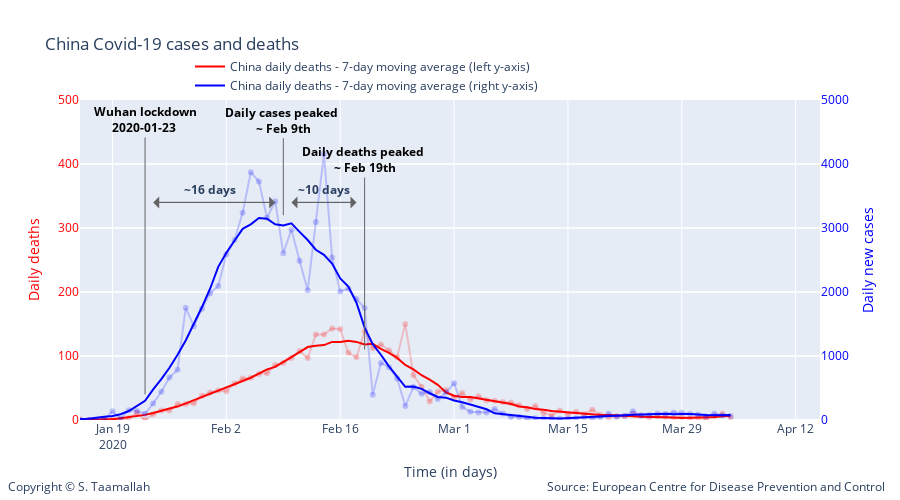

Source (notebook cell):
### Code cell
degree = 5

smooth_china_deaths = smoothTriangle(df_china['deaths'],degree)
smooth_china_cases = smoothTriangle(df_china['cases'],degree)

smooth_china_deaths_9day = smooth_9day(df_china['deaths'])
smooth_china_cases_9day = smooth_9day(df_china['cases'])



# Add traces
trace1 = go.Scatter(
        x=df_china.index, 
        y=df_china['deaths'],
        mode='lines + markers',
        name='China daily deaths (left y-axis)',
        line_color='rgba(256, 0, 0, .2)',
        showlegend=False,
)

trace11 = go.Scatter(
        x=df_china.index, 
        y=smooth_china_deaths_9day,
        mode='lines',
        name='China daily deaths - 7-day moving average (left y-axis)',
        line_color='rgba(256, 0, 0, 1)',
)


trace2 = go.Scatter(
        x=df_china.index, 
        y=df_china['cases'],
        mode='lines + markers',
        name='China daily deaths (right y-axis)',
        line_color='rgba(0, 0, 256, .2)',
        showlegend=False,
        yaxis='y2'
)

trace22 = go.Scatter(
        x=df_china.index, 
        y=smooth_china_cases_9day,
        mode='lines',
        name='China daily deaths - 7-day moving average (right y-axis)',
        line_color='rgba(0, 0, 256, 1)',
        yaxis='y2'
)

data = [trace1, trace11, trace2, trace22]

layout = go.Layout(
    title='China Covid-19 cases and deaths',
    legend=dict(x=.4, y=1.15, orientation="h"), 
    width=900,
    height=500,
    
    # Top left
    xaxis=dict(
        title='Time (in days)',
        range=['2020-01-15', '2020-04-15'],
    ),
    yaxis=dict(
        title='Daily deaths',
        #type='log',
        range=[0,500],
        color="red",
        anchor='x'
    ),
    yaxis2=dict(
        title = 'Daily new cases',
        color='rgba(0, 0, 256, 1)',
        #type='log',
        range=[0,5000],
        overlaying='y',
        side='right'
    ),
    
       annotations=[
        dict(
            x=1.09,
            y=-0.24,
            showarrow=False,
            text='Source: European Centre for Disease Prevention and Control',
            xref='paper',
            yref='paper'
        ),
        
        dict(
            x=-0.1,
            y=-0.24,
            showarrow=False,
            text='Copyright © S. Taamallah ',
            xref='paper',
            yref='paper'
        )
    ],
    
)



fig = go.Figure(data=data, layout=layout)

fig.add_annotation(
            x='2020-01-23',
            y=40,
            xref="x",
            yref="y",
            text="<b> Wuhan lockdown <br> 2020-01-23  </b>",
            showarrow=True,
            font=dict(
            #family="Courier New, monospace",
            size=12,
            color="black",
            ),
        align="center",
        arrowhead=0,
        arrowsize=1,
        arrowwidth=1,
        arrowcolor="#636363",
        ax=0,
        ay=-275,
)




fig.add_annotation(
            x='2020-02-09',
            y=320,
            text="<b>Daily cases peaked <br> ~ Feb 9th </b>",
            showarrow=True,
            font=dict(
            #family="Courier New, monospace",
            size=12,
            color="black",
            ),
        align="center",
        arrowhead=0,
        arrowsize=1,
        arrowwidth=1,
        arrowcolor="#636363",
        ax=0,
        ay=-95,
)


fig.add_annotation(
            x='2020-02-19',
            y=110,
            text="<b>Daily deaths peaked <br> ~ Feb 19th </b>",
            showarrow=True,
            font=dict(
            #family="Courier New, monospace",
            size=12,
            color="black",
            ),
        align="center",
        arrowhead=0,
        arrowsize=1,
        arrowwidth=1,
        arrowcolor="#636363",
        ax=0,
        ay=-190,
)

fig.add_annotation(
            x='2020-02-10',
            y=340,
            text="",
            showarrow=True,
            font=dict(
            #family="Courier New, monospace",
            size=12,
            color="black",
            ),
        align="center",
        arrowhead=1,
        arrowsize=2,
        arrowwidth=1,
        arrowcolor="#636363",
        ax=65,
        ay=0,
)

fig.add_annotation(
            x='2020-02-18',
            y=340,
            text="",
            showarrow=True,
            font=dict(
            #family="Courier New, monospace",
            size=12,
            color="black",
            ),
        align="center",
        arrowhead=1,
        arrowsize=2,
        arrowwidth=1,
        arrowcolor="#636363",
        ax=-65,
        ay=0,
)

fig.add_annotation(
            x='2020-02-14',
            y=360,
            text="<b> ~10 days </b>",
            showarrow=False,
)

fig.add_annotation(
            x='2020-01-24',
            y=340,
            text="",
            showarrow=True,
            font=dict(
            #family="Courier New, monospace",
            size=12,
            color="black",
            ),
        align="center",
        arrowhead=1,
        arrowsize=2,
        arrowwidth=1,
        arrowcolor="#636363",
        ax=120,
        ay=0,
)

fig.add_annotation(
            x='2020-02-08',
            y=340,
            text="",
            showarrow=True,
            font=dict(
            #family="Courier New, monospace",
            size=12,
            color="black",
            ),
        align="center",
        arrowhead=1,
        arrowsize=2,
        arrowwidth=1,
        arrowcolor="#636363",
        ax=-120,
        ay=0,
)


fig.add_annotation(
            x='2020-01-31',
            y=360,
            text="<b> ~16 days </b>",
            showarrow=False,
)

fig.show()

from plotly.offline import plot
plot(fig, filename="STaamallah_covid19_analysis_chart_2_20200404.html", auto_open = False)

### Figure 1 — Plotly figure (JSON) as saved in the notebook; plotly's stock layout.template omitted (floating-point values rounded to 4 significant figures)
{"data": [{"line": {"color": "rgba(256, 0, 0, .2)"}, "mode": "lines+markers", "name": "China daily deaths (left y-axis)", "showlegend": false, "type": "scatter", "x": ["2020-04-04T00:00:00", "2020-04-03T00:00:00", "2020-04-02T00:00:00", "2020-04-01T00:00:00", "2020-03-31T00:00:00", "2020-03-30T00:00:00", "2020-03-29T00:00:00", "2020-03-28T00:00:00", "2020-03-27T00:00:00", "2020-03-26T00:00:00", "2020-03-25T00:00:00", "2020-03-24T00:00:00", "2020-03-23T00:00:00", "2020-03-22T00:00:00", "2020-03-21T00:00:00", "2020-03-20T00:00:00", "2020-03-19T00:00:00", "2020-03-18T00:00:00", "2020-03-17T00:00:00", "2020-03-16T00:00:00", "2020-03-15T00:00:00", "2020-03-14T00:00:00", "2020-03-13T00:00:00", "2020-03-12T00:00:00", "2020-03-11T00:00:00", "2020-03-10T00:00:00", "2020-03-09T00:00:00", "2020-03-08T00:00:00", "2020-03-07T00:00:00", "2020-03-06T00:00:00", "2020-03-05T00:00:00", "2020-03-04T00:00:00", "2020-03-03T00:00:00", "2020-03-02T00:00:00", "2020-03-01T00:00:00", "2020-02-29T00:00:00", "2020-02-28T00:00:00", "2020-02-27T00:00:00", "2020-02-26T00:00:00", "2020-02-25T00:00:00", "2020-02-24T00:00:00", "2020-02-23T00:00:00", "2020-02-22T00:00:00", "2020-02-21T00:00:00", "2020-02-20T00:00:00", "2020-02-19T00:00:00", "2020-02-18T00:00:00", "2020-02-17T00:00:00", "2020-02-16T00:00:00", "2020-02-15T00:00:00", "2020-02-14T00:00:00", "2020-02-13T00:00:00", "2020-02-12T00:00:00", "2020-02-11T00:00:00", "2020-02-10T00:00:00", "2020-02-09T00:00:00", "2020-02-08T00:00:00", "2020-02-07T00:00:00", "2020-02-06T00:00:00", "2020-02-05T00:00:00", "2020-02-04T00:00:00", "2020-02-03T00:00:00", "2020-02-02T00:00:00", "2020-02-01T00:00:00", "2020-01-31T00:00:00", "2020-01-30T00:00:00", "2020-01-29T00:00:00", "2020-01-28T00:00:00", "2020-01-27T00:00:00", "2020-01-26T00:00:00", "2020-01-25T00:00:00", "2020-01-24T00:00:00", "2020-01-23T00:00:00", "2020-01-22T00:00:00", "2020-01-21T00:00:00", "2020-01-20T00:00:00", "2020-01-19T00:00:00", "2020-01-18T00:00:00", "2020-01-17T00:00:00", "2020-01-16T00:00:00", "2020-01-15T00:00:00", "2020-01-14T00:00:00", "2020-01-13T00:00:00", "2020-01-12T00:00:00", "2020-01-11T00:00:00", "2020-01-10T00:00:00", "2020-01-09T00:00:00", "2020-01-08T00:00:00", "2020-01-07T00:00:00", "2020-01-06T00:00:00", "2020-01-05T00:00:00", "2020-01-04T00:00:00", "2020-01-03T00:00:00", "2020-01-02T00:00:00", "2020-01-01T00:00:00", "2019-12-31T00:00:00"], "y": [4, 10, 6, 1, 3, 2, 5, 3, 5, 6, 4, 7, 9, 6, 6, 4, 8, 16, 9, 13, 9, 15, 7, 11, 22, 17, 23, 27, 28, 30, 31, 37, 32, 42, 35, 47, 44, 29, 52, 70, 150, 98, 109, 118, 112, 139, 98, 105, 142, 143, 133.5, 133.5, 97, 108, 97, 89, 86, 73, 72, 66, 65, 57, 45, 46, 43, 38, 26, 25, 25, 15, 15, 9, 0, 11, 3, 0, 1, 0, 0, 0, 1, 0, 0, 0, 1, 0, 0, 0, 0, 0, 0, 0, 0, 0, 0, 0]}, {"line": {"color": "rgba(256, 0, 0, 1)"}, "mode": "lines", "name": "China daily deaths - 7-day moving average (left y-axis)", "type": "scatter", "x": ["2020-04-04T00:00:00", "2020-04-03T00:00:00", "2020-04-02T00:00:00", "2020-04-01T00:00:00", "2020-03-31T00:00:00", "2020-03-30T00:00:00", "2020-03-29T00:00:00", "2020-03-28T00:00:00", "2020-03-27T00:00:00", "2020-03-26T00:00:00", "2020-03-25T00:00:00", "2020-03-24T00:00:00", "2020-03-23T00:00:00", "2020-03-22T00:00:00", "2020-03-21T00:00:00", "2020-03-20T00:00:00", "2020-03-19T00:00:00", "2020-03-18T00:00:00", "2020-03-17T00:00:00", "2020-03-16T00:00:00", "2020-03-15T00:00:00", "2020-03-14T00:00:00", "2020-03-13T00:00:00", "2020-03-12T00:00:00", "2020-03-11T00:00:00", "2020-03-10T00:00:00", "2020-03-09T00:00:00", "2020-03-08T00:00:00", "2020-03-07T00:00:00", "2020-03-06T00:00:00", "2020-03-05T00:00:00", "2020-03-04T00:00:00", "2020-03-03T00:00:00", "2020-03-02T00:00:00", "2020-03-01T00:00:00", "2020-02-29T00:00:00", "2020-02-28T00:00:00", "2020-02-27T00:00:00", "2020-02-26T00:00:00", "2020-02-25T00:00:00", "2020-02-24T00:00:00", "2020-02-23T00:00:00", "2020-02-22T00:00:00", "2020-02-21T00:00:00", "2020-02-20T00:00:00", "2020-02-19T00:00:00", "2020-02-18T00:00:00", "2020-02-17T00:00:00", "2020-02-16T00:00:00", "2020-02-15T00:00:00", "2020-02-14T00:00:00", "2020-02-13T00:00:00", "2020-02-12T00:00:00", "2020-02-11T00:00:00", "2020-02-10T00:00:00", "2020-02-09T00:00:00", "2020-02-08T00:00:00", "2020-02-07T00:00:00", "2020-02-06T00:00:00", "2020-02-05T00:00:00", "2020-02-04T00:00:00", "2020-02-03T00:00:00", "2020-02-02T00:00:00", "2020-02-01T00:00:00", "2020-01-31T00:00:00", "2020-01-30T00:00:00", "2020-01-29T00:00:00", "2020-01-28T00:00:00", "2020-01-27T00:00:00", "2020-01-26T00:00:00", "2020-01-25T00:00:00", "2020-01-24T00:00:00", "2020-01-23T00:00:00", "2020-01-22T00:00:00", "2020-01-21T00:00:00", "2020-01-20T00:00:00", "2020-01-19T00:00:00", "2020-01-18T00:00:00", "2020-01-17T00:00:00", "2020-01-16T00:00:00", "2020-01-15T00:00:00", "2020-01-14T00:00:00", "2020-01-13T00:00:00", "2020-01-12T00:00:00", "2020-01-11T00:00:00", "2020-01-10T00:00:00", "2020-01-09T00:00:00", "2020-01-08T00:00:00", "2020-01-07T00:00:00", "2020-01-06T00:00:00", "2020-01-05T00:00:00", "2020-01-04T00:00:00", "2020-01-03T00:00:00", "2020-01-02T00:00:00", "2020-01-01T00:00:00", "2019-12-31T00:00:00"], "y": [6.667, 5.25, 4.8, 4.333, 4, 4, 3, 4, 4, 5, 5, 5, 6, 7, 7, 8, 8, 9, 9, 10, 12, 13, 14, 16, 17, 20, 21, 25, 27, 29, 31, 34, 36, 36, 38, 43, 55, 63, 70, 79, 86, 97, 105, 111, 119, 118, 122, 124, 122, 122, 117, 116, 114, 106, 98, 91, 83, 79, 72, 66, 61, 56, 50, 45, 41, 35, 30, 26, 21, 18, 14, 11, 8, 6, 4, 2, 1, 1, 0, 0, 0, 0, 0, 0, 0, 0, 0, 0, 0, 0, 0, 0, 0, 0, 0, 0]}, {"line": {"color": "rgba(0, 0, 256, .2)"}, "mode": "lines+markers", "name": "China daily deaths (right y-axis)", "showlegend": false, "type": "scatter", "x": ["2020-04-04T00:00:00", "2020-04-03T00:00:00", "2020-04-02T00:00:00", "2020-04-01T00:00:00", "2020-03-31T00:00:00", "2020-03-30T00:00:00", "2020-03-29T00:00:00", "2020-03-28T00:00:00", "2020-03-27T00:00:00", "2020-03-26T00:00:00", "2020-03-25T00:00:00", "2020-03-24T00:00:00", "2020-03-23T00:00:00", "2020-03-22T00:00:00", "2020-03-21T00:00:00", "2020-03-20T00:00:00", "2020-03-19T00:00:00", "2020-03-18T00:00:00", "2020-03-17T00:00:00", "2020-03-16T00:00:00", "2020-03-15T00:00:00", "2020-03-14T00:00:00", "2020-03-13T00:00:00", "2020-03-12T00:00:00", "2020-03-11T00:00:00", "2020-03-10T00:00:00", "2020-03-09T00:00:00", "2020-03-08T00:00:00", "2020-03-07T00:00:00", "2020-03-06T00:00:00", "2020-03-05T00:00:00", "2020-03-04T00:00:00", "2020-03-03T00:00:00", "2020-03-02T00:00:00", "2020-03-01T00:00:00", "2020-02-29T00:00:00", "2020-02-28T00:00:00", "2020-02-27T00:00:00", "2020-02-26T00:00:00", "2020-02-25T00:00:00", "2020-02-24T00:00:00", "2020-02-23T00:00:00", "2020-02-22T00:00:00", "2020-02-21T00:00:00", "2020-02-20T00:00:00", "2020-02-19T00:00:00", "2020-02-18T00:00:00", "2020-02-17T00:00:00", "2020-02-16T00:00:00", "2020-02-15T00:00:00", "2020-02-14T00:00:00", "2020-02-13T00:00:00", "2020-02-12T00:00:00", "2020-02-11T00:00:00", "2020-02-10T00:00:00", "2020-02-09T00:00:00", "2020-02-08T00:00:00", "2020-02-07T00:00:00", "2020-02-06T00:00:00", "2020-02-05T00:00:00", "2020-02-04T00:00:00", "2020-02-03T00:00:00", "2020-02-02T00:00:00", "2020-02-01T00:00:00", "2020-01-31T00:00:00", "2020-01-30T00:00:00", "2020-01-29T00:00:00", "2020-01-28T00:00:00", "2020-01-27T00:00:00", "2020-01-26T00:00:00", "2020-01-25T00:00:00", "2020-01-24T00:00:00", "2020-01-23T00:00:00", "2020-01-22T00:00:00", "2020-01-21T00:00:00", "2020-01-20T00:00:00", "2020-01-19T00:00:00", "2020-01-18T00:00:00", "2020-01-17T00:00:00", "2020-01-16T00:00:00", "2020-01-15T00:00:00", "2020-01-14T00:00:00", "2020-01-13T00:00:00", "2020-01-12T00:00:00", "2020-01-11T00:00:00", "2020-01-10T00:00:00", "2020-01-09T00:00:00", "2020-01-08T00:00:00", "2020-01-07T00:00:00", "2020-01-06T00:00:00", "2020-01-05T00:00:00", "2020-01-04T00:00:00", "2020-01-03T00:00:00", "2020-01-02T00:00:00", "2020-01-01T00:00:00", "2019-12-31T00:00:00"], "y": [62, 70, 100, 54, 84, 98, 113, 119, 94, 102, 78, 69, 138, 65, 52, 99, 44, 23, 43, 25, 22, 19, 22, 24, 29, 20, 45, 46, 101, 170, 117, 119, 127, 205, 574, 428, 329, 439, 410, 515, 218, 647, 826, 891, 394, 1750, 1890, 2052, 2007, 2538, 4156, 3092, 2028, 2490, 2974, 2607, 3418, 3160, 3727, 3872, 3237, 2812, 2590, 2095, 1980, 1740, 1466, 1753, 787, 665, 441, 259, 97, 140, 151, 19, 136, 17, 4, 0, 0, 0, 0, 0, 0, 0, 0, 0, 0, 0, 15, 0, 17, 0, 0, 27], "yaxis": "y2"}, {"line": {"color": "rgba(0, 0, 256, 1)"}, "mode": "lines", "name": "China daily deaths - 7-day moving average (right y-axis)", "type": "scatter", "x": ["2020-04-04T00:00:00", "2020-04-03T00:00:00", "2020-04-02T00:00:00", "2020-04-01T00:00:00", "2020-03-31T00:00:00", "2020-03-30T00:00:00", "2020-03-29T00:00:00", "2020-03-28T00:00:00", "2020-03-27T00:00:00", "2020-03-26T00:00:00", "2020-03-25T00:00:00", "2020-03-24T00:00:00", "2020-03-23T00:00:00", "2020-03-22T00:00:00", "2020-03-21T00:00:00", "2020-03-20T00:00:00", "2020-03-19T00:00:00", "2020-03-18T00:00:00", "2020-03-17T00:00:00", "2020-03-16T00:00:00", "2020-03-15T00:00:00", "2020-03-14T00:00:00", "2020-03-13T00:00:00", "2020-03-12T00:00:00", "2020-03-11T00:00:00", "2020-03-10T00:00:00", "2020-03-09T00:00:00", "2020-03-08T00:00:00", "2020-03-07T00:00:00", "2020-03-06T00:00:00", "2020-03-05T00:00:00", "2020-03-04T00:00:00", "2020-03-03T00:00:00", "2020-03-02T00:00:00", "2020-03-01T00:00:00", "2020-02-29T00:00:00", "2020-02-28T00:00:00", "2020-02-27T00:00:00", "2020-02-26T00:00:00", "2020-02-25T00:00:00", "2020-02-24T00:00:00", "2020-02-23T00:00:00", "2020-02-22T00:00:00", "2020-02-21T00:00:00", "2020-02-20T00:00:00", "2020-02-19T00:00:00", "2020-02-18T00:00:00", "2020-02-17T00:00:00", "2020-02-16T00:00:00", "2020-02-15T00:00:00", "2020-02-14T00:00:00", "2020-02-13T00:00:00", "2020-02-12T00:00:00", "2020-02-11T00:00:00", "2020-02-10T00:00:00", "2020-02-09T00:00:00", "2020-02-08T00:00:00", "2020-02-07T00:00:00", "2020-02-06T00:00:00", "2020-02-05T00:00:00", "2020-02-04T00:00:00", "2020-02-03T00:00:00", "2020-02-02T00:00:00", "2020-02-01T00:00:00", "2020-01-31T00:00:00", "2020-01-30T00:00:00", "2020-01-29T00:00:00", "2020-01-28T00:00:00", "2020-01-27T00:00:00", "2020-01-26T00:00:00", "2020-01-25T00:00:00", "2020-01-24T00:00:00", "2020-01-23T00:00:00", "2020-01-22T00:00:00", "2020-01-21T00:00:00", "2020-01-20T00:00:00", "2020-01-19T00:00:00", "2020-01-18T00:00:00", "2020-01-17T00:00:00", "2020-01-16T00:00:00", "2020-01-15T00:00:00", "2020-01-14T00:00:00", "2020-01-13T00:00:00", "2020-01-12T00:00:00", "2020-01-11T00:00:00", "2020-01-10T00:00:00", "2020-01-09T00:00:00", "2020-01-08T00:00:00", "2020-01-07T00:00:00", "2020-01-06T00:00:00", "2020-01-05T00:00:00", "2020-01-04T00:00:00", "2020-01-03T00:00:00", "2020-01-02T00:00:00", "2020-01-01T00:00:00", "2019-12-31T00:00:00"], "y": [77.33, 71.5, 74, 78, 88, 92, 93, 90, 99, 97, 92, 90, 82, 74, 67, 62, 56, 43, 38, 35, 27, 25, 27, 28, 36, 52, 63, 74, 86, 105, 167, 209, 241, 278, 305, 349, 360, 418, 487, 522, 518, 676, 837, 1020, 1186, 1443, 1833, 2085, 2211, 2444, 2580, 2660, 2812, 2940, 3072, 3040, 3057, 3144, 3155, 3057, 2987, 2801, 2613, 2393, 2051, 1765, 1501, 1242, 1020, 816, 639, 479, 299, 213, 140, 91, 62, 51, 36, 19, 17, 2, 0, 0, 0, 0, 1, 1, 3, 3, 3, 0, 7, 5.4, 11, 9], "yaxis": "y2"}], "layout": {"annotations": [{"showarrow": false, "text": "Source: European Centre for Disease Prevention and Control", "x": 1.09, "xref": "paper", "y": -0.24, "yref": "paper"}, {"showarrow": false, "text": "Copyright © S. Taamallah ", "x": -0.1, "xref": "paper", "y": -0.24, "yref": "paper"}, {"align": "center", "arrowcolor": "#636363", "arrowhead": 0, "arrowsize": 1, "arrowwidth": 1, "ax": 0, "ay": -275, "font": {"color": "black", "size": 12}, "showarrow": true, "text": "<b> Wuhan lockdown <br> 2020-01-23  </b>", "x": "2020-01-23", "xref": "x", "y": 40, "yref": "y"}, {"align": "center", "arrowcolor": "#636363", "arrowhead": 0, "arrowsize": 1, "arrowwidth": 1, "ax": 0, "ay": -95, "font": {"color": "black", "size": 12}, "showarrow": true, "text": "<b>Daily cases peaked <br> ~ Feb 9th </b>", "x": "2020-02-09", "y": 320}, {"align": "center", "arrowcolor": "#636363", "arrowhead": 0, "arrowsize": 1, "arrowwidth": 1, "ax": 0, "ay": -190, "font": {"color": "black", "size": 12}, "showarrow": true, "text": "<b>Daily deaths peaked <br> ~ Feb 19th </b>", "x": "2020-02-19", "y": 110}, {"align": "center", "arrowcolor": "#636363", "arrowhead": 1, "arrowsize": 2, "arrowwidth": 1, "ax": 65, "ay": 0, "font": {"color": "black", "size": 12}, "showarrow": true, "text": "", "x": "2020-02-10", "y": 340}, {"align": "center", "arrowcolor": "#636363", "arrowhead": 1, "arrowsize": 2, "arrowwidth": 1, "ax": -65, "ay": 0, "font": {"color": "black", "size": 12}, "showarrow": true, "text": "", "x": "2020-02-18", "y": 340}, {"showarrow": false, "text": "<b> ~10 days </b>", "x": "2020-02-14", "y": 360}, {"align": "center", "arrowcolor": "#636363", "arrowhead": 1, "arrowsize": 2, "arrowwidth": 1, "ax": 120, "ay": 0, "font": {"color": "black", "size": 12}, "showarrow": true, "text": "", "x": "2020-01-24", "y": 340}, {"align": "center", "arrowcolor": "#636363", "arrowhead": 1, "arrowsize": 2, "arrowwidth": 1, "ax": -120, "ay": 0, "font": {"color": "black", "size": 12}, "showarrow": true, "text": "", "x": "2020-02-08", "y": 340}, {"showarrow": false, "text": "<b> ~16 days </b>", "x": "2020-01-31", "y": 360}], "height": 500, "legend": {"orientation": "h", "x": 0.4, "y": 1.15}, "title": {"text": "China Covid-19 cases and deaths"}, "width": 900, "xaxis": {"range": ["2020-01-15", "2020-04-15"], "title": {"text": "Time (in days)"}, "type": "date"}, "yaxis": {"anchor": "x", "color": "red", "range": [0, 500], "title": {"text": "Daily deaths"}, "type": "linear"}, "yaxis2": {"color": "rgba(0, 0, 256, 1)", "overlaying": "y", "range": [0, 5000], "side": "right", "title": {"text": "Daily new cases"}, "type": "linear"}}}
